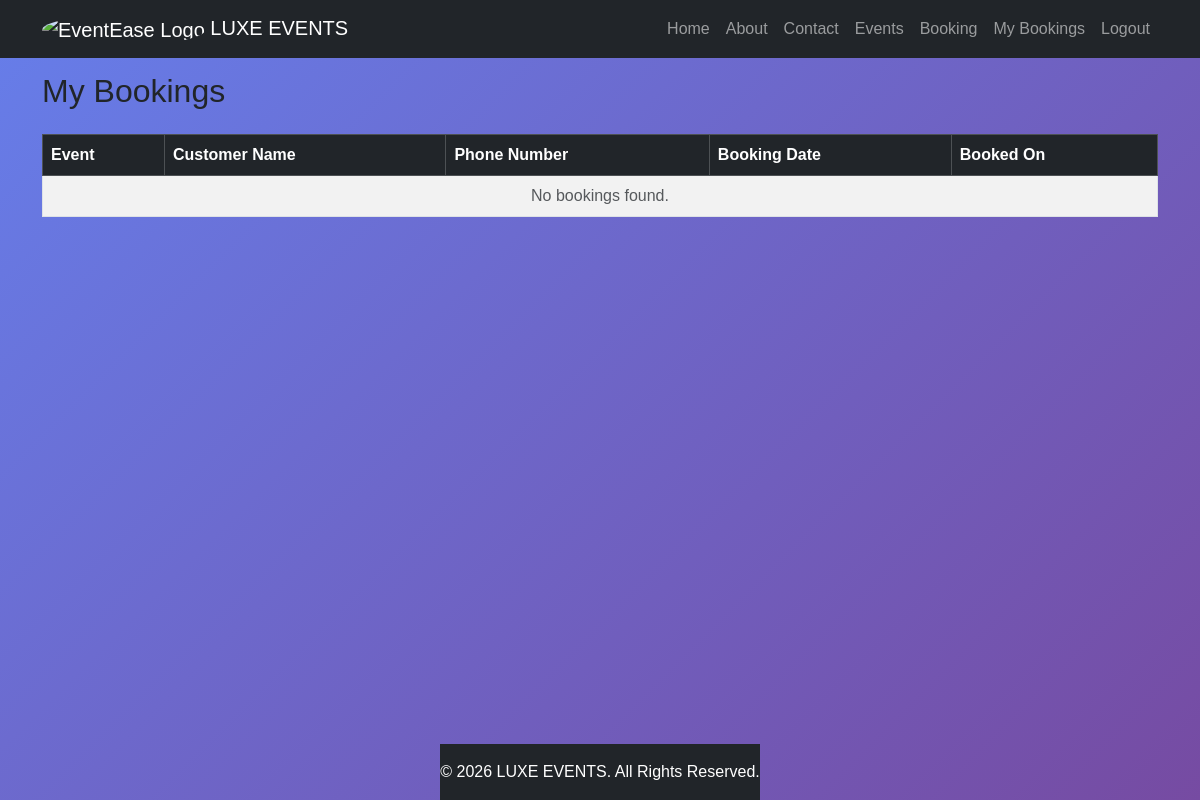
/my-bookings/ (signed in), run on an earlier commit of the app's database.
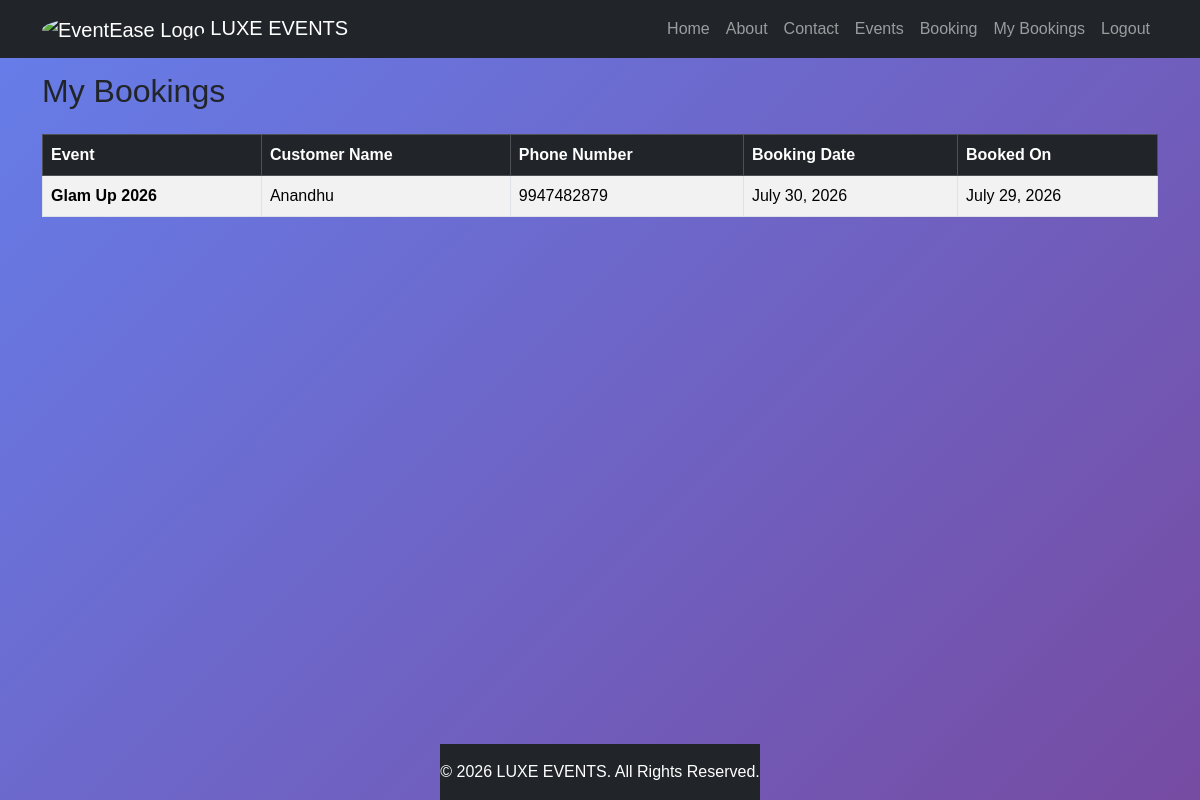
And on a later commit of the database.
### eventapp/models.py (models this page shows, shortened)
class Booking(models.Model):
    user = models.ForeignKey(User,on_delete=models.CASCADE,null=True,blank=True)
    customer_name=models.CharField(max_length=55)
    phone_number=models.CharField(max_length=12)
    event=models.ForeignKey(Event,on_delete=models.CASCADE)
    booking_date=models.DateField()
    booked_on=models.DateField(auto_now=True)

class Event(models.Model):
    img = models.ImageField(upload_to='img')
    name=models.CharField(max_length=50)
    description=models.TextField()
    location=models.CharField(max_length=100)
    event_date=models.DateField()
    event_time=models.TimeField()

### eventapp/views.py (the view)
# urls.py: path('my-bookings/', views.my_bookings, name='my_bookings'),
@login_required(login_url='login')
def my_bookings(request):
    bookings = Booking.objects.filter(user=request.user)
    return render(request, 'my_bookings.html', {
        'bookings': bookings
    })

### templates/my_bookings.html
{% extends 'base.html' %}
{% block content %}
<div class="container mt-4">
    <h2>My Bookings</h2>
    <div class="table-responsive">
        <table class="table table-striped table-bordered mt-3">
            <thead class="table-dark">
                <tr>
                    <th>Event</th>
                    <th>Customer Name</th>
                    <th>Phone Number</th>
                    <th>Booking Date</th>
                    <th>Booked On</th>
                </tr>
            </thead>
            <tbody>
                {% for booking in bookings %}
                <tr>
                    <td><strong>{{ booking.event.name }}</strong></td>
                    <td>{{ booking.customer_name }}</td>
                    <td>{{ booking.phone_number }}</td>
                    <td>{{ booking.booking_date|date:"F d, Y" }}</td>
                    <td>{{ booking.booked_on|date:"F d, Y" }}</td>
                </tr>
                {% empty %}
                <tr>
                    <td colspan="5" class="text-center text-muted">No bookings found.</td>
                </tr>
                {% endfor %}
            </tbody>
        </table>
    </div>
</div>
{% endblock %}

What changed in the data, as far as the page shows it:
added Booking: event.name "Glam Up 2026", customer_name "Anandhu", phone_number "9947482879", booking_date "July 30, 2026", booked_on "July 29, 2026"
Also different on the page:
text no longer shown: "No bookings found."
